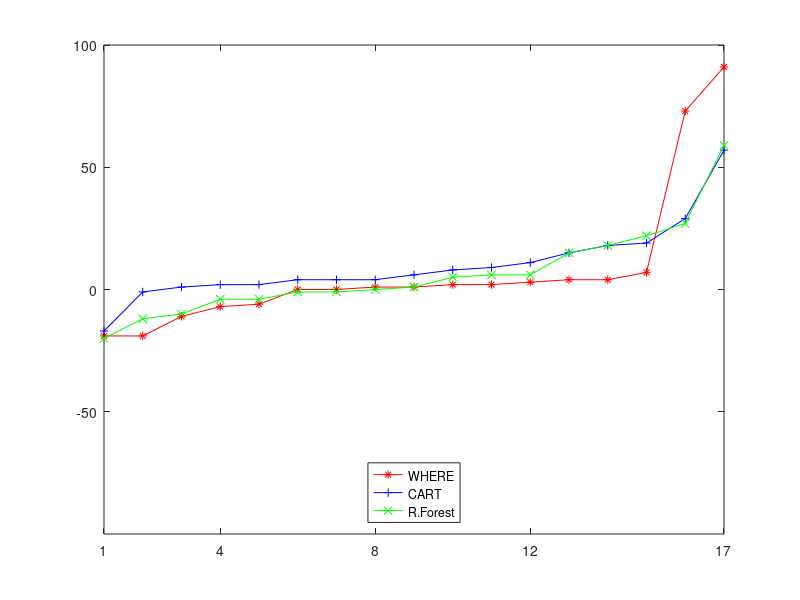

The MATLAB script that drew this image: (Note: this script raises an error after producing the figure.)
clf
 FigHandle = figure('Position', [220, 300, 200, 400]);
%plot([1:17],[0:0])
x = [1:17]
box on 
hold on
plot(x,[-19.0, -19.0, -11.0, -7.0, -6.0, 0.0, 0.0, 1.0, 1.0, 2.0, 2.0, 3.0, 4.0, 4.0, 7.0, 73.0, 91.0], '-r*')
hold on
plot(x,[-17.0, -1.0, 1.0, 2.0, 2.0, 4.0, 4.0, 4.0, 6.0, 8.0, 9.0, 11.0, 15.0, 18.0, 19.0, 29.0, 57.0],'-b+')
hold on
plot(x,[-20.0, -12.0, -10.0, -4.0, -4.0, -1.0, -1.0, 0.0, 1.0, 5.0, 6.0, 6.0, 15.0, 18.0, 22.0, 27.0, 59.0], '-gx')
axis([1 17 -100 100])
legend('WHERE','CART','R.Forest','Location','South')
set(gca,'XTick', [1,4,8,12,17])
set(gca, 'YTick',[-50,0,50,100])
hline = refline([0 0]);
set(hline,'Color','k')
title('F')
legend('boxoff')
xlabel('improvements, sorted')

 FigHandle = figure('Position', [220, 300, 200, 400]);
%plot([1:17],[0:0])
x = [1:17]
box on 
hold on
plot(x,[-30.0, -26.0, -25.0, 0.0, 0.0, 0.0, 6.0, 9.0, 13.0, 15.0, 42.0, 59.0, 59.0, 63.0, 72.0, 73.0, 96.0], '-r*')
hold on
plot(x,[-23.0, -4.0, 3.0, 3.0, 4.0, 5.0, 8.0, 8.0, 12.0, 15.0, 16.0, 29.0, 33.0, 34.0, 38.0, 59.0, 62.0],'-b+')
hold on
plot(x,[-23.0, -1.0, 0.0, 1.0, 1.0, 5.0, 6.0, 6.0, 8.0, 9.0, 10.0, 18.0, 28.0, 33.0, 35.0, 36.0, 61.0], '-gx')
axis([1 17 -100 100])
legend('WHERE','CART','R.Forest','Location','South')
set(gca,'XTick', [1,4,8,12,17])
set(gca, 'YTick',[-50,0,50,100])
hline = refline([0 0]);
set(hline,'Color','k')
title('precision')
legend('boxoff')
xlabel('improvements, sorted')